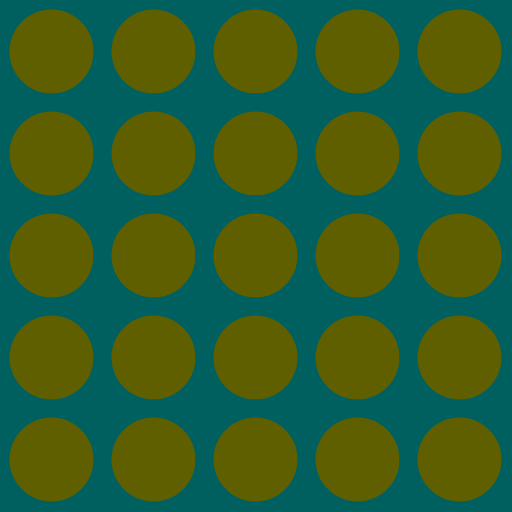
Frame 1 (no input)
Frame 60 (the mouse pressed at the canvas centre just before this capture): identical to frame 1, image omitted
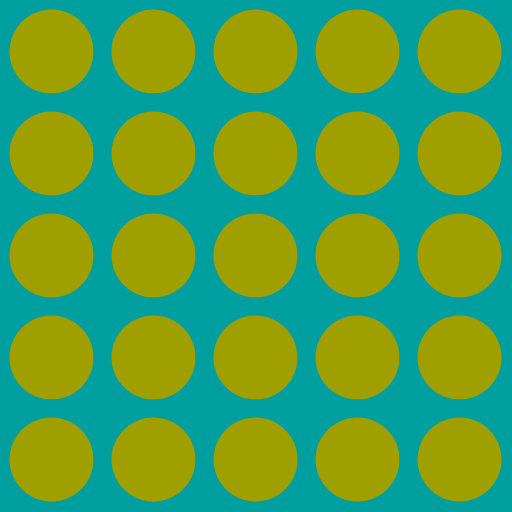
Frame 120 (the mouse held since frame 60 and released just before this capture)

The Processing sketch that drew these frames (run headless with seeded random() and noise(); from frame 60 on, the mouse is pressed at the canvas centre):

// Processing sketch: processing_142063
// ── processing_142063.pde

int korszam=5;

void setup()
{
  size(512,512);
background (0);
frameRate(6);
strokeWeight (18);
}


void draw()
{
 int kormeret =width/korszam;
 int i=0;
 int j=0;
 int szin1=mouseX/4+95;
 int szin2=mouseY/4+95;
 stroke (0,szin1,szin2);

 
 
 fill (szin2,szin1,0);
background (0, szin2, szin1);
 
 for( j=0;j<korszam;j++){
 
 for( i=0;i<korszam;i++){

  int x=kormeret/2+i*kormeret;
  int y=kormeret/2+j*kormeret;

    
   ellipse(x,y,kormeret,kormeret);
 }
 }
 
 
 //ellipse (width/2, height/2, kormeret, kormeret);
}//
  
  
